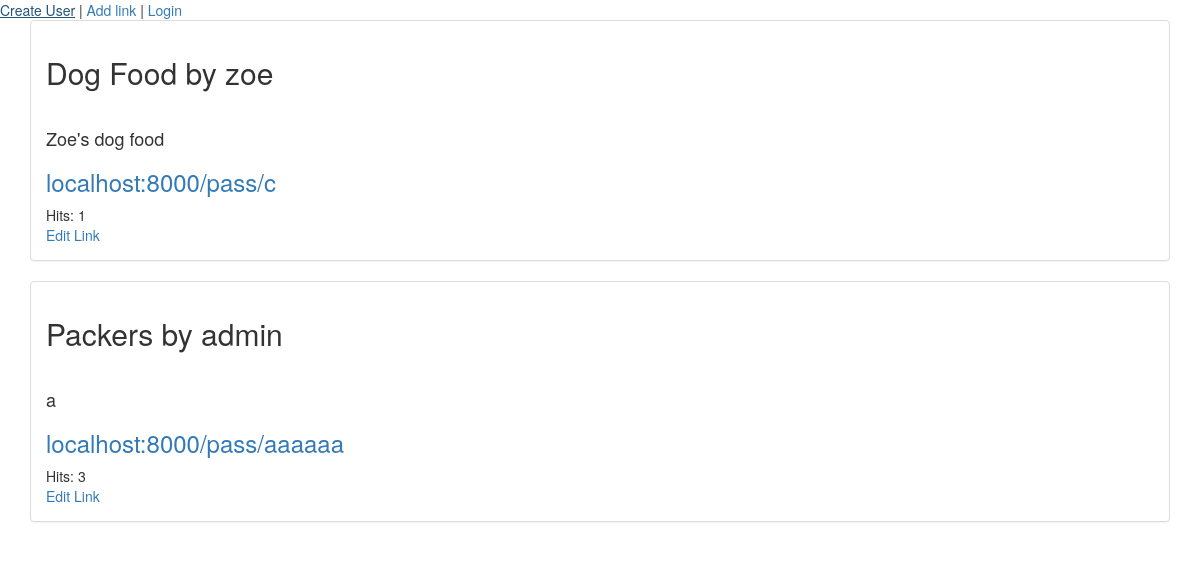
Before: / with the older database file.
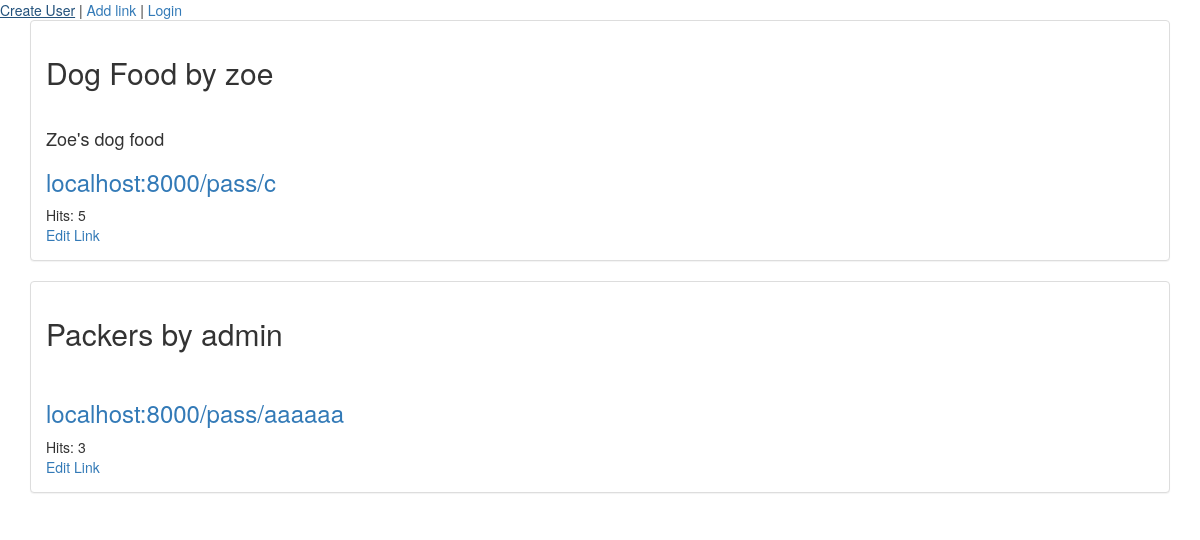
After: the same page with the newer database file.
### app/models.py (models this page shows, shortened)
class Link(models.Model):
    url = models.URLField(max_length = 250)
    title = models.CharField(max_length = 50)
    description = models.CharField(max_length = 150, null=True, blank=True)
    user = models.ForeignKey('auth.User')
    created = models.DateTimeField(auto_now_add=True)
    short_url = models.CharField(max_length = 40)
    class Meta:
        ordering = ['-created']
    @property
    def count(self):
        return sum([hit_obj.count for hit_obj in self.hit_set.all()])

class Hit(models.Model):
    time = models.DateTimeField(auto_now_add=True)
    link = models.ForeignKey(Link)
    clicked = models.BooleanField()
    @property
    def count(self):
        if self.clicked:
            return 1

### app/views.py (the view)
# urls.py: url(r'^$', LinkListView.as_view(), name="link_list_view"),
class LinkListView(ListView):
    model = Link

### templates/app/link_list.html (shortened to what this page needs)
{% extends 'base.html'%}
{% block content%}
{% for link in object_list%}
   <div class="panel panel-default">
     <div class="panel-body">
<h2>{{link.title}} by {{link.user}}</h1>
  <br>
  <h4>{{link.description}}</h4>
<h3><a href="{% url 'pass_through_view' link.short_url%}">localhost:8000/pass/{{link.short_url}}</a></h3>
Hits: {{link.count}}<br>
<a href="{% url 'link_update_view' link.id%}">Edit Link</a>
</div>
</div>
{% endfor %}
{% endblock %}

Changed rows visible on the page:
computed for Link "Dog Food": count "1" → "5"
changed Link "Packers": description "a" → (not shown)
